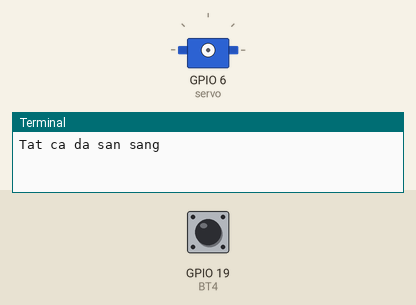
Simulated run of this program. Board: Raspberry Pi (BCM pin numbers). On the bench: servo, the last lines printed to the terminal. The inputs (shaded band) are chosen by the test bench; at power-on: GPIO 19 (BT4) HIGH. Servo angles are drawn from the pulse width (0.5 ms = 0°, 2.5 ms = 180°).

Above: at 1.2 s.
1.3 s: GPIO 19 (BT4) pulled LOW for 0.25 s
3.0 s: GPIO 19 (BT4) pulled LOW for 1 s
At 4.8 s:
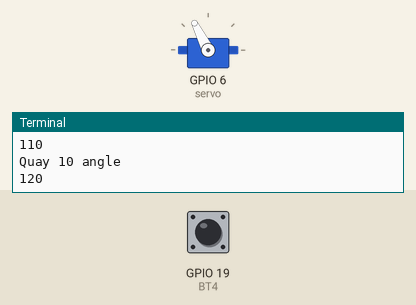
5.5 s: GPIO 19 (BT4) pulled LOW for 3.2 s
At 6.8 s:
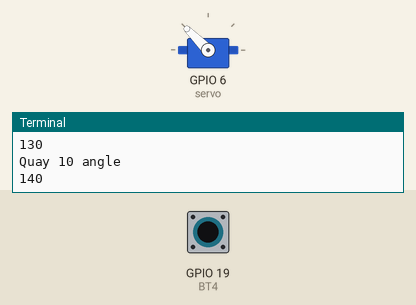
10.2 s: GPIO 19 (BT4) pulled LOW for 0.25 s
At 10.9 s:
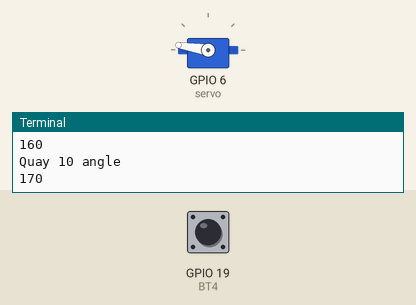
Timing chart, 0 to 12.9 s (numbered marks = the images above; inputs shaded):
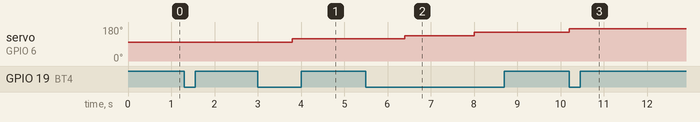

Measured:
- after the input at 3.0 s, servo on GPIO 6 (servo): 99° → 117° after 0.80 s
- after the input at 5.5 s, servo on GPIO 6 (servo): 117° → 135° after 0.90 s, → 153° 1.6 s later
- after the input at 10.2 s, servo on GPIO 6 (servo): 153° → 171° at once

The program:

Bai6_2.py
```python
import RPi.GPIO as GPIO
import time


def main():
    BT4 = 19
    GPIO.setmode(GPIO.BCM)
    GPIO.setup(BT4, GPIO.IN, pull_up_down=GPIO.PUD_UP)
    global s
    s = sg90()
    print("Tat ca da san sang")
    angle = 10
    while True:
        if GPIO.input(BT4) == 0:
            print("Quay 10 angle")
            angle = controlservo(s, angle)
        time.sleep(0.2)


def controlservo(s, anglepulseBT):
    current = s.currentdirection()
    if current + anglepulseBT > 180 or current + anglepulseBT < 0:
        anglepulseBT = -anglepulseBT
    current += anglepulseBT
    print(current)
    s.setdirection(current, 10)
    time.sleep(0.5)
    return anglepulseBT


class sg90():
    def __init__(self):
        self.pin = 6
        GPIO.setmode(GPIO.BCM)
        GPIO.setup(self.pin, GPIO.OUT)
        self.servo = GPIO.PWM(self.pin, 50)
        self.servo.start(0.0)
        self.direction = 90

    def cleanup(self):
        self.servo.ChangeDutyCycle(self._henkan(0))
        time.sleep(0.3)
        self.servo.stop()
        GPIO.cleanup()

    def currentdirection(self):
        return self.direction

    def _henkan(self, value):
        return round(0.056 * value + 2.0)

    def setdirection(self, direction, speed):
        for d in range(self.direction, direction, int(speed)):
            self.servo.ChangeDutyCycle(self._henkan(direction))
            self.direction = d
            time.sleep(0.1)
        self.servo.ChangeDutyCycle(self._henkan(direction))
        self.direction = direction


try:
    main()
except KeyboardInterrupt:
    s.cleanup()
```
